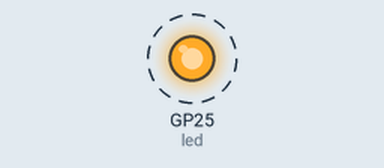
The program below on a simulated Raspberry Pi Pico running MicroPython. Parts: output pins drawn as LEDs (lit = HIGH). Dashed ring = blinking. Threads take turns every 2 ms; what the program prints to the serial console is not drawn.

Above: at 0.2 s.
Timing chart, 0 to 3.0 s (numbered marks = the images above):
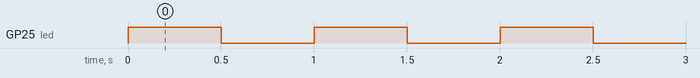

The program:

dual_core.py
```python
import _thread
import time
from machine import Pin

# Dual Core - RP2040 specific
led = Pin(25, Pin.OUT)

def core1_task():
    while True:
        led.toggle()
        print("Core 1: Toggling LED")
        time.sleep(0.5)

_thread.start_new_thread(core1_task, ())

while True:
    print("Core 0: Hello from main loop")
    time.sleep(1)
```

Measured:
- by itself, GP25 (led): alternates HIGH for 0.50 s and LOW for 0.50 s
